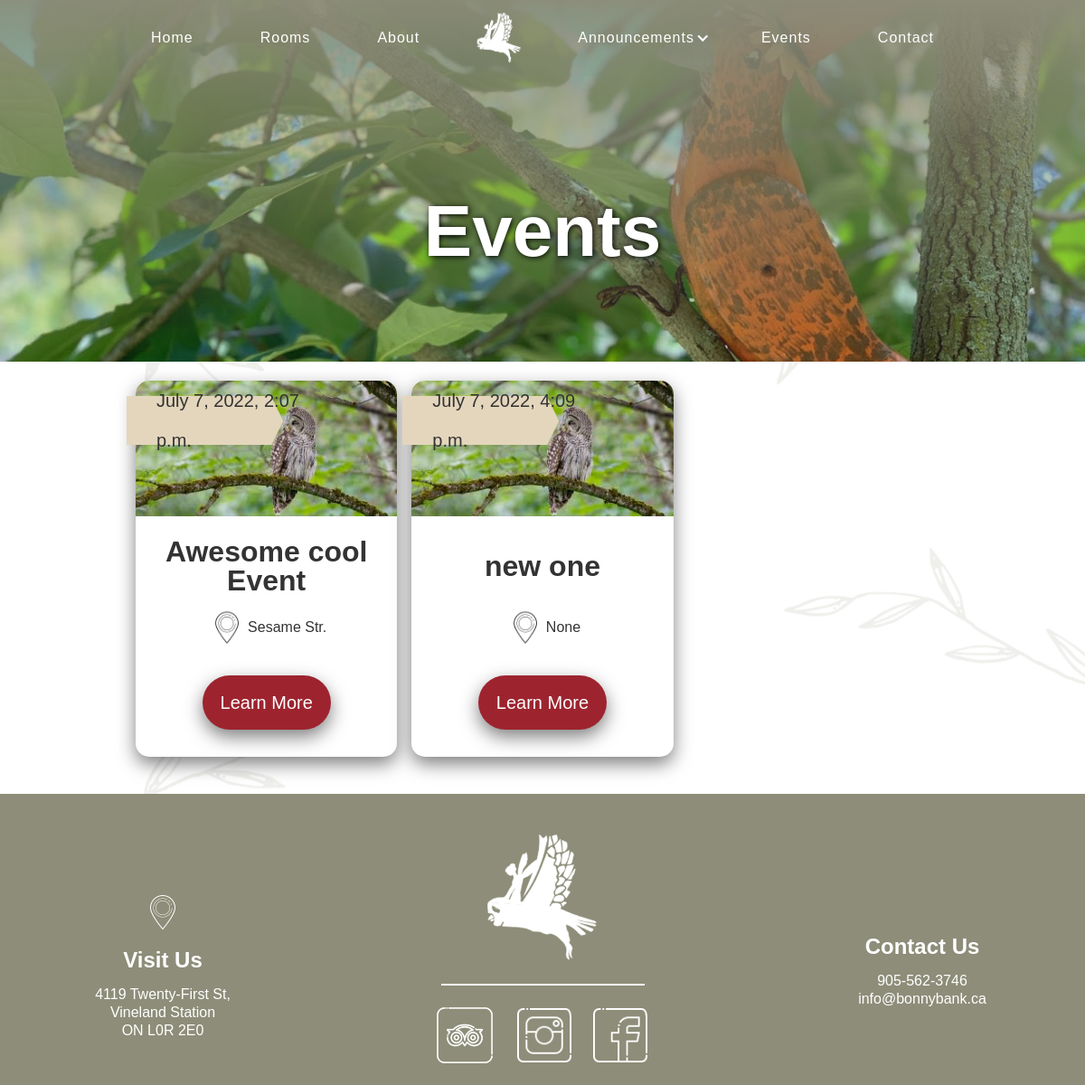
Page /events/ on the earlier database version.
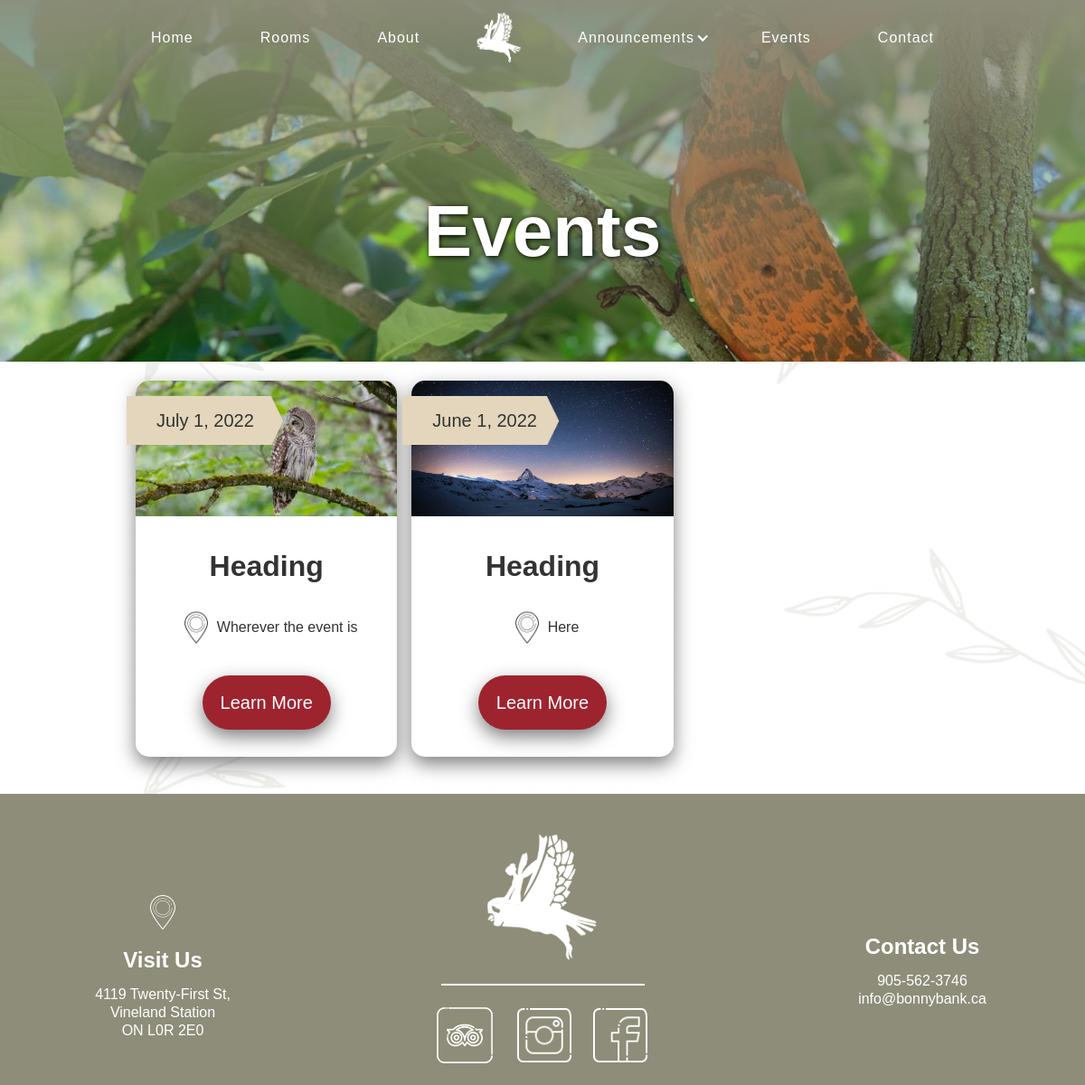
Same page on the later database version.
### bonnybank_app/models.py (models this page shows, shortened)
class Event(models.Model):
    title = models.CharField(max_length=200)
    location = models.CharField(max_length=200, null=True, blank=True)
    start = models.DateField(blank=True, null=True)
    end = models.DateField(blank=True, null=True)
    display_image = models.ImageField(upload_to='static/images/event')
    body = models.TextField(max_length=500)
    id = models.UUIDField(default=uuid.uuid4, unique=True, primary_key=True, editable=False)

### bonnybank_app/views.py (the view)
# urls.py: path('events/', views.events, name="events"),
def events(request):
    function = Event.objects.order_by('-end').all()
    context = {'function': function}
    return render(request, 'events.html', context)

### templates/events.html (shortened to what this page needs)
<!DOCTYPE html>
{% load static %}
<html data-wf-page="62bb7e792d17d880604d6267" data-wf-site="62ac7eea8daf5fe60e6940c1">
<head>
  <link href="{% static 'css/normalize.css' %}" rel="stylesheet" type="text/css">
  <link href="{% static 'css/webflow.css' %}" rel="stylesheet" type="text/css">
  <link href="{% static 'css/bonnybank-b-b.webflow.css' %}" rel="stylesheet" type="text/css">
</head>
<body class="body-new">
  {% include 'navbar.html' %}
  <div class="section-12 wf-section">
    <h1 class="heading-16">Events</h1>
  </div>
  <div class="event-section wf-section">
    <div class="container-21 w-container">
      <div class="div-block-36">
        {% for event in function %}
        <div id="w-node-c9d04a04-f62e-2645-7988-d53f6da12465-604d6267" class="event-card">
          <div class="div-block-35"><img src="{% static 'images/Bonny-bank-elements-3.png' %}" loading="lazy" width="325" srcset="{% static 'images/Bonny-bank-elements-3-p-500.png' %} 500w, {% static 'images/Bonny-bank-elements-3-p-800.png' %} 800w, {% static 'images/Bonny-bank-elements-3-p-1080.png' %} 1080w, {% static 'images/Bonny-bank-elements-3-p-1600.png' %} 1600w, {% static 'images/Bonny-bank-elements-3-p-2000.png' %} 2000w, {% static 'images/Bonny-bank-elements-3-p-2600.png' %} 2600w, {% static 'images/Bonny-bank-elements-3-p-3200.png' %} 3200w, {% static 'images/Bonny-bank-elements-3.png' %} 4556w" sizes="(max-width: 479px) 100vw, (max-width: 767px) 32vw, 20vw" alt="" class="image-50">
            <h1 class="heading-14 event-date" style="font-size: 20px; justify-content: left;">{{event.start}}</h1>
          </div>
          <div class="event-information"><img src="{{event.display_image.url}}" loading="lazy" height="150" width="475" id="w-node-c9d04a04-f62e-2645-7988-d53f6da1246a-604d6267" alt="" class="event-image">
            <div class="div-block-37">
              <h1 id="w-node-c9d04a04-f62e-2645-7988-d53f6da1246b-604d6267" class="event-name">{{event.title}}</h1>
              <div class="location"><img src="{% static 'images/locatio-2.png' %}" loading="lazy" width="46" alt="">
                <div>{{event.location}}</div>
              </div>
              <a href="{% url 'event_details' event.id %}" class="button w-button">Learn More</a>
            </div>
          </div>
        </div>
        {% endfor %}
      </div>
    </div>
  </div><img src="{% static 'images/Vines-2.png' %}" loading="lazy" alt="" class="image-51"><img src="{% static 'images/Vines-4.png' %}" loading="lazy" alt="" class="image-52">
  {% include 'footer.html' %}
</body>
</html>

### templates/navbar.html (shortened to what this page needs)
{% load static %}
<div data-w-id="ebd1012b-13f8-f9c1-57f1-8980884fb80d" data-animation="default" data-collapse="medium" data-duration="400" data-easing="ease" data-easing2="ease" role="banner" class="navbar-3 w-nav">
    <div class="container-9 w-container">
      <nav role="navigation" class="nav-menu w-nav-menu">
        <a href="{% url 'index' %}" class="nav-link-2 w-nav-link">Home</a>
        <a href="{% url 'rooms' %}" class="nav-link-2 w-nav-link">Rooms</a>
        <a href="{% url 'about' %}" class="nav-link-2 w-nav-link">About</a>
        <a href="{% url 'index' %}" class="desktop-logo w-nav-brand"><img src="{% static 'images/Bonnybank-logo-white.png' %}" loading="eager" height="150" width="150" alt="" class="navlogo"></a>
        <div data-hover="false" data-delay="0" class="w-dropdown">
          <div class="nav-link-2 w-dropdown-toggle">
            <div class="w-icon-dropdown-toggle"></div>
            <div>Announcements</div>
          </div>
        </div>
        <a href="{% url 'events' %}" class="nav-link-2 w-nav-link">Events</a>
        <a href="{% url 'contact' %}" aria-current="page" class="nav-link-2 w-nav-link w--current">Contact</a>
      </nav>
    </div>
  </div>

### templates/footer.html (shortened to what this page needs)
{% load static %}
<div class="new-footer wf-section">
  <div class="container-footer w-container">
    <div class="w-layout-grid grid-4">
      <div id="w-node-_5828acf3-5a99-2346-8550-13d7a95d7ebd-a95d7eba" class="div-block-41">
        <a href="https://www.google.com/maps/place/4119+Twenty-First+St,+Jordan+Station,+ON+L0R+1S0/data=!4m2!3m1!1s0x89d352ca8fd3b927:0xbe8e2cc84848aa65?sa=X&amp;ved=2ahUKEwjhguPLs7_4AhWGWM0KHW8zAO8Q8gF6BAgdEAE" target="_blank" class="link-block w-inline-block"><img src="{% static 'images/icons8-location-100.png' %}" loading="lazy" width="50" alt="" class="image-2">
          <h2 class="heading-15">Visit Us</h2>
          <div class="info-spacing">4119 Twenty-First St,<br>Vineland Station<br>ON L0R 2E0</div>
        </a>
      </div>
      <div id="w-node-_5828acf3-5a99-2346-8550-13d7a95d7ec8-a95d7eba" class="div-block-40"><img src="{% static 'images/Bonnybank-logo-white.png' %}" loading="lazy" alt="" class="image-17-copy">
        <div class="div-block-39"></div>
        <div class="socials-div-block">
          <a href="https://www.expedia.ca/Hamilton-Hotels-Bonnybank-Bed-And-Breakfast.h10378755.Hotel-Information?" target="_blank" class="w-inline-block"><img src="{% static 'images/tripadvisor.png' %}" loading="lazy" width="71" srcset="{% static 'images/tripadvisor-p-500.png' %} 500w, {% static 'images/tripadvisor.png' %} 512w" sizes="(max-width: 479px) 100vw, (max-width: 767px) 57px, (max-width: 991px) 7vw, 70px" alt="" class="socials-icon expedia"></a>
          <a href="https://www.instagram.com/bonnybankbnb/" target="_blank" class="link-block-2 w-inline-block"><img src="{% static 'images/icons8-instagram-64.png' %}" loading="lazy" width="67" alt="" class="socials-icon"></a>
          <a href="https://www.facebook.com/www.bonnybank.ca" target="_blank" class="w-inline-block"><img src="{% static 'images/icons8-facebook-64.png' %}" loading="lazy" width="65" alt="" class="socials-icon"></a>
        </div>
      </div>
      <div id="w-node-_5828acf3-5a99-2346-8550-13d7a95d7ed2-a95d7eba" class="div-block-41">
        <a href="tel:905-562-3746" class="link-block w-inline-block"><img src="{% static 'images/icons8-phone-64.png' %}" loading="lazy" width="54" alt="" class="image-2">
          <h2 class="heading-15">Contact Us</h2>
          <div class="info-spacing">905-562-3746<br>info@bonnybank.ca</div>
        </a>
      </div>
    </div>
  </div>
  <div class="div-block-42"><img src="https://uploads-ssl.webflow.com/62ac8834ab9f9386cd6752ef/62ac8db7e9a532640b455885_image%20(11).png" loading="lazy" width="291" alt="" class="img-cc"></div>
</div>

### static/css/webflow.css (style rules this page uses)
[class^="w-icon-"], [class*=" w-icon-"] { font-family: 'webflow-icons' !important; speak: none; font-style: normal; font-weight: normal; font-variant: normal; text-transform: none; line-height: 1; -webkit-font-smoothing: antialiased; -moz-osx-font-smoothing: grayscale; }
.w-icon-arrow-down:before, .w-icon-dropdown-toggle:before { content: "\e603"; }
* { -webkit-box-sizing: border-box; -moz-box-sizing: border-box; box-sizing: border-box; }
html { height: 100%; }
body { margin: 0; min-height: 100%; background-color: #fff; font-family: Arial, sans-serif; font-size: 14px; line-height: 20px; color: #333; }
img { max-width: 100%; vertical-align: middle; display: inline-block; }
.w-inline-block { max-width: 100%; display: inline-block; }
.w-button { display: inline-block; padding: 9px 15px; background-color: #3898EC; color: white; border: 0; line-height: inherit; text-decoration: none; cursor: pointer; border-radius: 0; }
h1, h2, h3, h4, h5, h6 { font-weight: bold; margin-bottom: 10px; }
h1 { font-size: 38px; line-height: 44px; margin-top: 20px; }
h2 { font-size: 32px; line-height: 36px; margin-top: 20px; }
.w-container { margin-left: auto; margin-right: auto; max-width: 940px; }
.w-container:before, .w-container:after { content: " "; display: table; grid-column-start: 1; grid-row-start: 1; grid-column-end: 2; grid-row-end: 2; }
.w-container:after { clear: both; }
.w-dropdown { display: inline-block; position: relative; text-align: left; margin-left: auto; margin-right: auto; z-index: 900; }
.w-dropdown-btn, .w-dropdown-toggle, .w-dropdown-link { position: relative; vertical-align: top; text-decoration: none; color: #222222; padding: 20px; text-align: left; margin-left: auto; margin-right: auto; white-space: nowrap; }
.w-dropdown-toggle { -webkit-user-select: none; -moz-user-select: none; -ms-user-select: none; user-select: none; display: inline-block; cursor: pointer; padding-right: 40px; }
.w-icon-dropdown-toggle { position: absolute; top: 0; right: 0; bottom: 0; margin: auto; margin-right: 20px; width: 1em; height: 1em; }
.w-nav { position: relative; background: #dddddd; z-index: 1000; }
.w-nav:before, .w-nav:after { content: " "; display: table; grid-column-start: 1; grid-row-start: 1; grid-column-end: 2; grid-row-end: 2; }
.w-nav:after { clear: both; }
.w-nav-brand { position: relative; float: left; text-decoration: none; color: #333333; }
.w-nav-link { position: relative; display: inline-block; vertical-align: top; text-decoration: none; color: #222222; padding: 20px; text-align: left; margin-left: auto; margin-right: auto; }
.w-nav-link.w--current { color: #0082f3; }
.w-nav-menu { position: relative; float: right; }

Differences in the rows shown:
removed Event: start "July 7, 2022, 2:07 p.m.", display_image (picture), title "Awesome cool Event", location "Sesame Str."
removed Event: start "July 7, 2022, 4:09 p.m.", display_image (picture), title "new one", location "None"
added Event: start "July 1, 2022", display_image (picture), title "Heading", location "Wherever the event is"
added Event: start "June 1, 2022", display_image (picture), title "Heading", location "Here"
